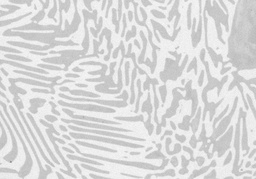
#> input picture Alloy.jpg, 256 x 179 px, shrunk from 694 x 484 before the run, found by its file name
$ python 'How to pick optimal number of parameters for your unsupervised machine learning.py'
#> lines starting #> are read from the running program, lines starting #| are printed output that depends on the picture
# -*- coding: utf-8 -*-
"""
Created on Sun May  9 06:03:38 2021

@author: abc
"""

import numpy as np
import cv2

#read our image
img = cv2.imread("alloy.jpg")
#> img is the input picture: shape (179, 256, 3); min 145, max 250, mean 218.6

#reshape our image
img2 = img.reshape((-1,3))

#define gaussian mixture model
from sklearn.mixture import GaussianMixture as GMM

#define number of range of components
n_components = np.arange(1,10)

#Create model and fit it
gmm_model = [GMM(n, covariance_type='tied').fit(img2) for n in n_components]
#> gmm_model = 9 items


#plot our model using BIC/AIC
from matplotlib import pyplot as plt
plt.plot(n_components, [m.bic(img2) for m in gmm_model], label='BIC')
plt.xlabel('n_components')


                             #THANK YOU
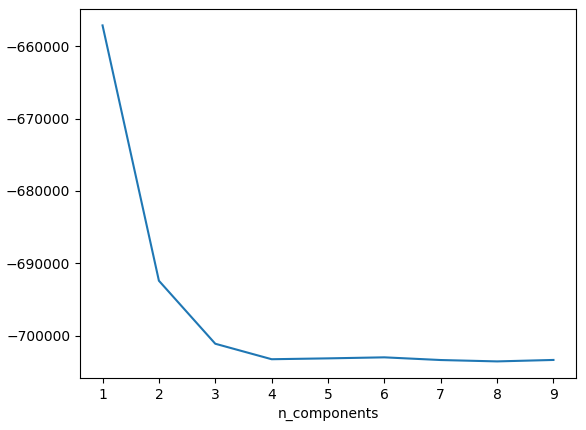
#> figure drawn by matplotlib, 1 panel
